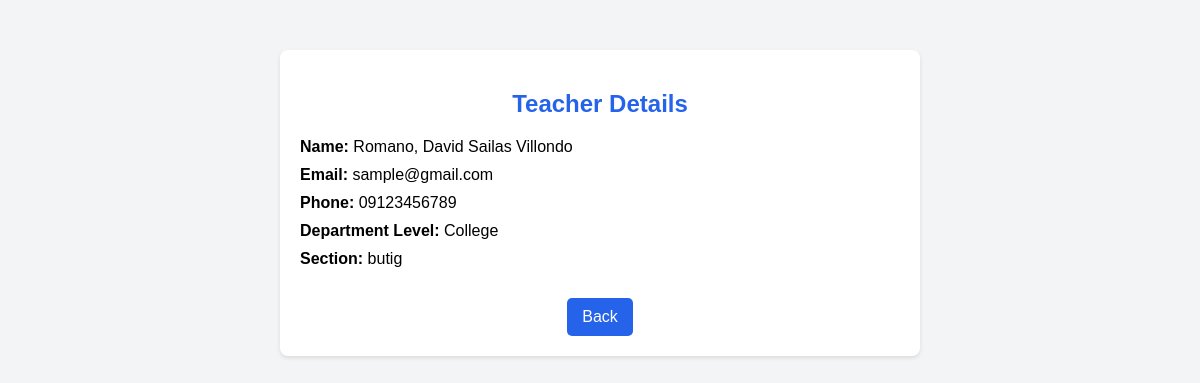
/Teachers/viewteach.php?t_id=1, run on the app's committed database.
### tables this page shows
CREATE TABLE `teachers` (
  `t_id` int(11) NOT NULL,
  `fname` varchar(50) NOT NULL,
  `lname` varchar(50) NOT NULL,
  `mname` varchar(50) DEFAULT NULL,
  `email` varchar(100) NOT NULL,
  `phone` varchar(15) DEFAULT NULL,
  `section` varchar(100) NOT NULL,
  `teach_level` varchar(100) NOT NULL
);

### Teachers/viewteach.php (the view, shortened to what this page needs)
<?php
include $_SERVER['DOCUMENT_ROOT'].'/SGRMS/Database/db_connect.php';
$t_id = intval($_GET['t_id']);
$sql = "SELECT * FROM teachers WHERE t_id = ?";
$stmt = $conn->prepare($sql);
$stmt->bind_param("i", $t_id);
$stmt->execute();
$result = $stmt->get_result();
$row = $result->fetch_assoc();
?>
<!DOCTYPE html>
<html lang="en">
<head>
    <link rel="stylesheet" href="https://cdnjs.cloudflare.com/ajax/libs/font-awesome/5.15.3/css/all.min.css">
</head>
<body>
    <div class="container">
        <h2>Teacher Details</h2>
        <div class="info"><strong>Name:</strong> <?php echo htmlspecialchars($row['lname'] . ", " . $row['fname'] . " " . $row['mname']); ?></div>
        <div class="info"><strong>Email:</strong> <?php echo htmlspecialchars($row['email']); ?></div>
        <div class="info"><strong>Phone:</strong> <?php echo htmlspecialchars($row['phone']); ?></div>
        <div class="info"><strong>Department Level:</strong> <?php echo htmlspecialchars($row['teach_level']); ?></div>
        <div class="info"><strong>Section:</strong> <?php echo htmlspecialchars($row['section']); ?></div>
        <a href="teacher.php" class="back">Back</a>
    </div>
</body>
</html>

### Teachers/viewteach.php (style rules this page uses)
body { font-family: Arial, sans-serif; background-color: #f3f4f6; margin: 0; padding: 0; text-align: center; }
.container { margin: 50px auto; width: 50%; background: white; padding: 20px; border-radius: 8px; box-shadow: 0 2px 4px rgba(0,0,0,0.1); }
h2 { color: #2563eb; }
.info { text-align: left; margin-bottom: 10px; }
.back { display: inline-block; margin-top: 20px; padding: 10px 15px; background-color: #2563eb; color: white; text-decoration: none; border-radius: 5px; }

### data on the page
teachers: lname+fname+mname "Romano, David Sailas Villondo", email "sample@gmail.com", phone "09123456789", teach_level "College", section "butig"
